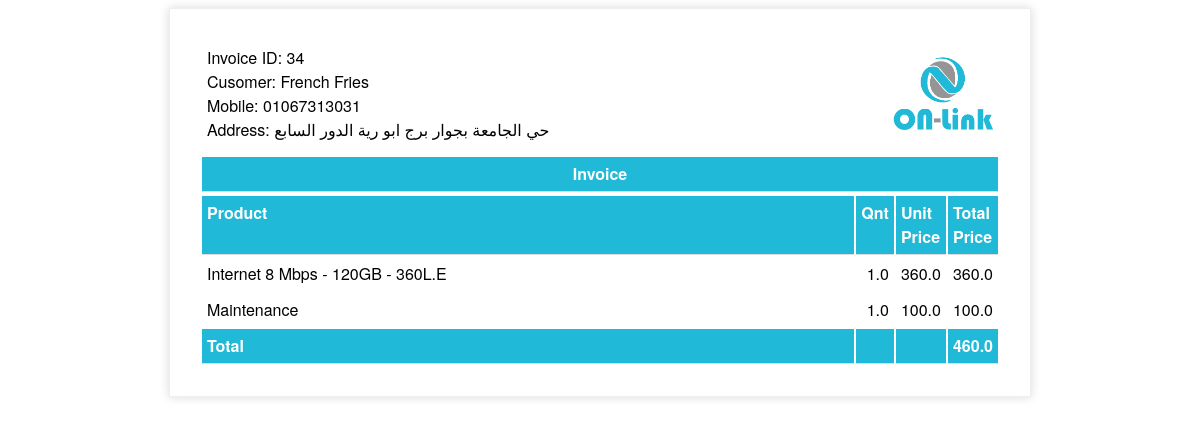
The page /invoices/invoice/print/34/ on the database its author committed.
### invoices/models.py (models this page shows, shortened)
class invoice(models.Model):
	user = models.ForeignKey(User,on_delete = models.CASCADE,default = 1)
	date = models.DateField()
	customer = models.ForeignKey(customer, on_delete  = models.CASCADE)
	is_paid = models.BooleanField(default = False)
	comment = models.CharField(max_length = 256 , default = "" , null = True , blank = True)

class customer(models.Model):
	user = models.ForeignKey(User,on_delete = models.CASCADE,default = 1)
	name = models.CharField(max_length = 64)
	mobile = models.CharField(max_length = 11, blank = True , null= True)
	address  = models.CharField(max_length = 256, blank = True , null= True)
	mail = models.CharField(max_length = 64, blank = True , null= True)

class invoice_setting(models.Model):
	user = models.ForeignKey(User,on_delete = models.CASCADE,default =1,unique=True)
	logo = models.FileField()

class invoice_items(models.Model):
	user = models.ForeignKey(User,on_delete = models.CASCADE,default = 1)
	invoice_id = models.ForeignKey(invoice, on_delete = models.CASCADE)
	item = models.ForeignKey(item, on_delete = models.CASCADE)
	quantity = models.IntegerField()
	unit_price = models.FloatField()
	total_price = models.FloatField(default = 0)

class item(models.Model):
	user = models.ForeignKey(User,on_delete = models.CASCADE,default = 1)
	name = models.CharField(max_length = 64)
	price = models.FloatField( blank = True , null= True)

### invoices/views.py (the view)
# urls.py: url(r'^invoice/print/(?P<inv_id>[0-9]+)/$',views.print_invoice,name="print_invoice"),
def print_invoice(request,inv_id):
	inv = get_object_or_404(invoice,pk=inv_id)
	items = invoice_items.objects.filter(invoice_id=inv_id)
	inv_owner = inv.user.id
	inv_logo = invoice_setting.objects.get(user = inv_owner)
	inv_total = 0
	total = 0
	for item in items:
		total = item.quantity * item.unit_price
		inv_total += total
	context = {"inv":inv,"items":items,"total":total,"inv_total":inv_total,"inv_logo":inv_logo}
	return render(request,'invoices/inv.html',context)

### invoices/templates/invoices/inv.html (shortened to what this page needs)
<html>
    <head>
        {% load staticfiles %}
    </head>
	<body>
		<div class="invoice-box">
			<table class="table">
				<tr>
					<td>
						Invoice ID: {{inv.id}}
						<br>
						Cusomer: {{inv.customer.name}}
						<br>
						Mobile: {{inv.customer.mobile}}
						<br>
						Address: {{inv.customer.address}}
						<br>
					</td>
					<td><img src="{{inv_logo.logo.url}}" style="max-width: 100px;max-height: 100px;"> </td>
				</tr>
			</table>
			<table class="table table-striped">
				<tr class="heading"><td><center>Invoice</center></td></tr>
			</table>
			<table class="table table-striped">
					<tr class="heading">
						<td>Product</td>
						<td>Qnt</td>
						<td>Unit Price</td>
						<td>Total Price</td>
					</tr>
					{% for x in items %}
						<tr>
							<td>{{x.item.name}}</td>
							<td>{{x.quantity}}</td>
							<td>{{x.unit_price}}</td>
							<td>{{x.total_price}}</td>
						</tr>
					{% endfor %}
					<tr class="heading">
						<td width="100%">Total</td>
						<td></td>
						<td></td>
						<td>{{inv_total}}</td>
					</tr>
			</table>
		</div>
	</body>
</html>

### invoices/templates/invoices/inv.html (style rules this page uses)
.invoice-box { max-width:800px; max-height: 1200px; margin:auto; padding:30px; border:1px solid #eee; box-shadow:0 0 10px rgba(0, 0, 0, .15); font-size:16px; line-height:24px; font-family:'Helvetica Neue', 'Helvetica', Helvetica, Arial, sans-serif; color:#555; }
.invoice-box table { width:100%; line-height:inherit; text-align:left; }
.invoice-box table td { padding:5px; vertical-align:top; }
.invoice-box table tr td:nth-child(2) { text-align:right; }
.invoice-box table tr.heading td { background:#20b9d7; color:white; border-bottom:1px solid #ddd; font-weight:bold; }

### rows shown on the page
invoice: id "34", customer.name "French Fries", customer.mobile "01067313031", customer.address "حي الجامعة بجوار برج ابو رية الدور السابع"
invoice_setting: logo (picture)
invoice_items: item.name "Internet 8 Mbps - 120GB - 360L.E", quantity "1.0", unit_price "360.0", total_price "360.0"
invoice_items: item.name "Maintenance", quantity "1.0", unit_price "100.0", total_price "100.0"

### other values the page prints
{{ inv_total }} "460.0"
